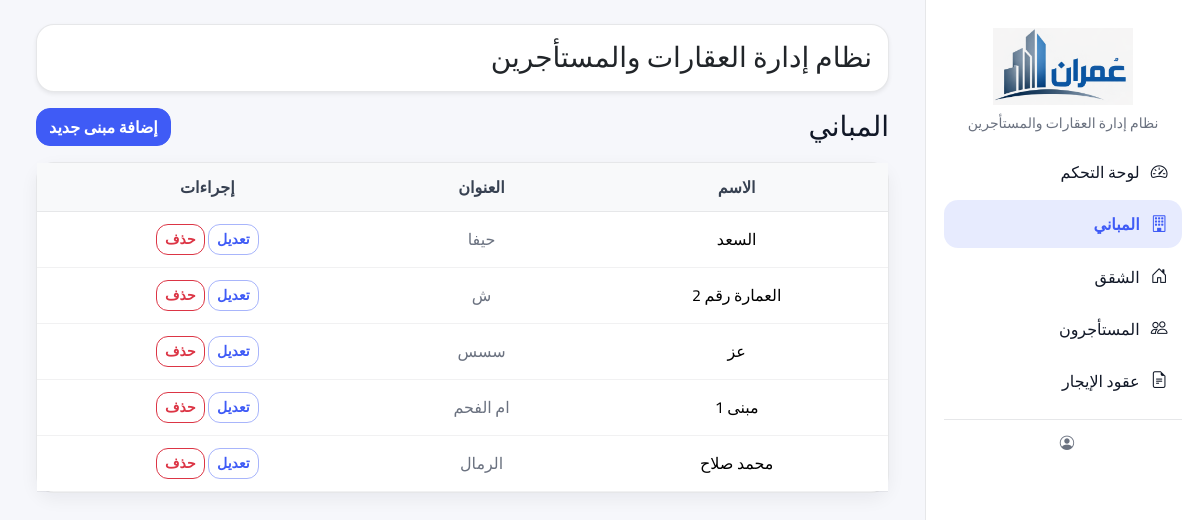
Screenshot of /buildings/ with the database file from the repository.
### listings/models.py (models this page shows, shortened)
class Building(models.Model):
    name = models.CharField("اسم العمارة", max_length=150)
    address = models.CharField("العنوان", max_length=255, blank=True)
    notes = models.TextField("ملاحظات", blank=True)
    class Meta:
        verbose_name = "عمارة"
        verbose_name_plural = "العمارات"
        ordering = ["name"]

### listings/views.py (the view)
# urls.py: path("buildings/", views.building_list, name="building_list"),
def building_list(request):
    buildings = Building.objects.all().order_by("name")
    is_htmx = request.headers.get("HX-Request")
    template = "listings/partials/building_list_partial.html" if is_htmx else "listings/building_list.html"
    return render(request, template, {"buildings": buildings})

### listings/templates/listings/building_list.html (shortened to what this page needs)
{% extends "layout/base.html" %}
{% block content %}
  {% include "listings/partials/building_list_partial.html" %}
{% endblock %}

### listings/templates/listings/partials/building_list_partial.html
<div class="d-flex align-items-center justify-content-between mb-3">
  <h3 class="mb-0">المباني</h3>
  <a class="btn btn-primary"
     hx-get="{% url 'building_create' %}"
     hx-target="#appModalBody">
     إضافة مبنى جديد
  </a>
</div>
<div class="card">
  <div class="table-responsive">
    <table class="table table-hover mb-0 text-center align-middle">
      <thead class="table-light">
        <tr>
          <th>الاسم</th>
          <th>العنوان</th>
          <th>إجراءات</th>
        </tr>
      </thead>
      <tbody>
        {% for b in buildings %}
        <tr>
          <td>{{ b.name }}</td>
          <td class="text-muted">{{ b.address }}</td>
          <td>
            <a class="btn btn-sm btn-outline-primary"
               hx-get="{% url 'building_edit' b.id %}"
               hx-target="#appModalBody">
               تعديل
            </a>
            <a class="btn btn-sm btn-outline-danger"
               hx-get="{% url 'building_delete' b.id %}"
               hx-target="#appModalBody">
               حذف
            </a>
          </td>
        </tr>
        {% empty %}
        <tr>
          <td colspan="3" class="text-center text-muted p-4">
            لا توجد مباني.
          </td>
        </tr>
        {% endfor %}
      </tbody>
    </table>
  </div>
</div>

### listings/templates/layout/base.html (style rules this page uses)
:root { --brand: #3F5BF6; --brand-600: #364CE0; --brand-100: rgba(63,91,246,.12); --bg: #F6F7FB; --card: #FFFFFF; --text: #111827; --muted: #6B7280; --border: rgba(17,24,39,.10); --shadow: 0 10px 30px rgba(17,24,39,.08); --radius: 18px; }
body { font-family: 'Cairo', sans-serif; background: var(--bg) !important; color: var(--text); }
.sidebar small, .text-muted { color: var(--muted) !important; }
.card { background: var(--card); border: 1px solid var(--border); border-radius: var(--radius); box-shadow: 0 6px 18px rgba(17,24,39,.06); }
.table thead th { font-weight: 800; color: #374151; border-bottom: 1px solid var(--border); white-space: nowrap; }
.table td, .table th { padding-top: .75rem; padding-bottom: .75rem; border-color: rgba(17,24,39,.06); }
.btn { border-radius: 14px; font-weight: 700; }
.btn-sm { border-radius: 12px; font-weight: 700; }
.btn-primary { background: var(--brand); border-color: var(--brand); }
.btn-outline-primary { color: var(--brand); border-color: rgba(63,91,246,.45); }

### rows the page displays
Building: name "السعد", address "حيفا"
Building: name "العمارة رقم 2", address "ش"
Building: name "عز", address "سسس"
Building: name "مبنى 1", address "ام الفحم"
Building: name "محمد صلاح", address "الرمال"
